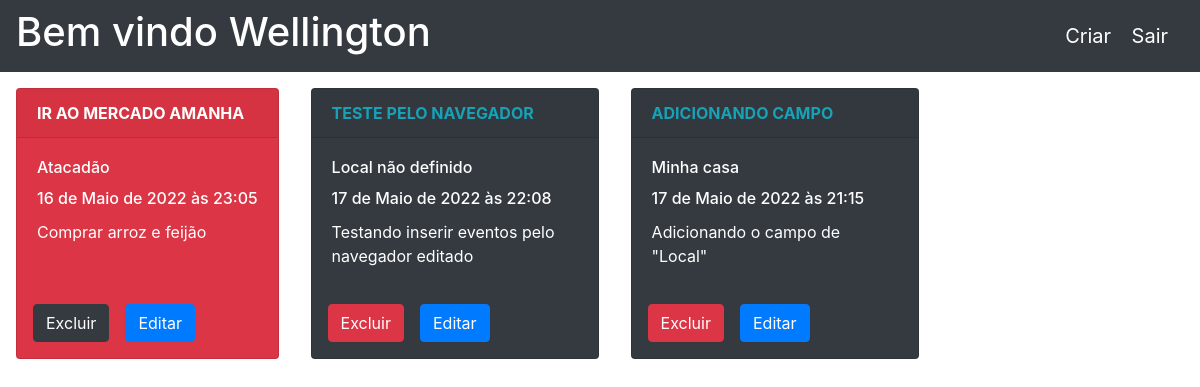
The page /agenda/ (signed in) on the database as committed earlier.
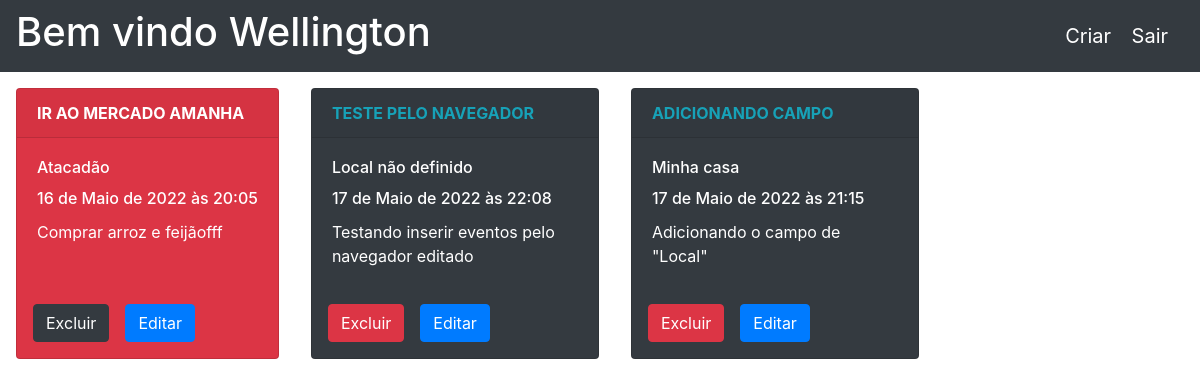
The same page on the database as committed later.
### core/models.py (models this page shows, shortened)
class Evento(models.Model):
    titulo = models.CharField(max_length=100)
    descricao = models.TextField(blank=True, null=True)
    local = models.CharField(max_length=100, null=True, default="Local não definido")
    data_evento = models.DateTimeField(verbose_name='Data do evento')
    data_criacao = models.DateTimeField(auto_now=True)
    usuario = models.ForeignKey(User, on_delete=models.CASCADE)
    class Meta:
        db_table = 'evento'
    def evento_atrasado(self):
        if self.data_evento < datetime.now():
            return True
        else:
            return False

### core/views.py (the view)
# urls.py: path('agenda/', views.inicio),
@login_required(login_url='/login/')
def inicio(request):
    usuario = request.user
    eventos = Evento.objects.filter(usuario=usuario)
    dados = {'eventos':eventos}
    return render(request, "agenda.html", dados)

### templates/agenda.html (shortened to what this page needs)
<!DOCTYPE html>
<html lang="pt-BR">
<head>
    <link rel="stylesheet" href="https://stackpath.bootstrapcdn.com/bootstrap/4.1.3/css/bootstrap.min.css"
>
</head>
<body>
    <nav class="navbar navbar-dark bg-dark">
        <h1 class="text-white">Bem vindo <span class="text-white text-capitalize">{{ request.user.username }}</span></h1>
        <div>
            <a class="navbar-brand" href="evento/">Criar</a>
            <a class="navbar-brand" href="/logout">Sair</a>
        </div>
    </nav>
    <div class="d-flex">
        {% for evento in eventos %}
        {% if evento.evento_atrasado %}
        <div class="card text-white bg-danger m-3" style="max-width: 18rem;">
            <div class="card-header font-weight-bold text-uppercase text-ligth">{{evento.titulo}}</div>
            <div class="card-body">
                <h6 class="card-title">{{evento.local}}</h6>
              <h6 class="card-title">{{evento.data_evento}}</h6>
              <p class="card-text">{{evento.descricao}}</p>
            </div>
            <div class="d-flex m-2">
                <a href="evento/delete/{{ evento.id }}">
                    <button type="button" class="btn btn-dark m-2">Excluir</button>
                </a>
                <a href="evento/?id={{ evento.id }}">
                    <button type="button" class="btn btn-primary m-2">Editar</button>
                </a>
            </div>
            {% else %}
            <div class="card text-white bg-dark m-3" style="max-width: 18rem;">
                <div class="card-header font-weight-bold text-uppercase text-info">{{evento.titulo}}</div>
                <div class="card-body">
                    <h6 class="card-title">{{evento.local}}</h6>
                  <h6 class="card-title">{{evento.data_evento}}</h6>
                  <p class="card-text">{{evento.descricao}}</p>
                </div>
                <div class="d-flex m-2">
                    <a href="evento/delete/{{ evento.id }}">
                        <button type="button" class="btn btn-danger m-2">Excluir</button>
                    </a>
                    <a href="evento/?id={{ evento.id }}">
                        <button type="button" class="btn btn-primary m-2">Editar</button>
                    </a>
                </div>
            {% endif %}
          </div>
        {% endfor %}
    </div>
</body>
</html>

Rows that differ between the two databases and show on the page:
changed Evento "IR AO MERCADO AMANHA": data_evento "16 de Maio de 2022 às 23:05" → "16 de Maio de 2022 às 20:05"; descricao "Comprar arroz e feijão" → "Comprar arroz e feijãofff"
